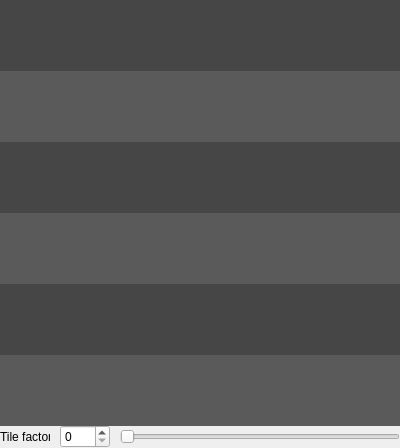
<?xml version="1.0" encoding="UTF-8"?>
<ui version="4.0">
 <class>meshBlendedShaderView</class>
 <widget class="QWidget" name="meshBlendedShaderView">
  <property name="geometry">
   <rect>
    <x>0</x>
    <y>0</y>
    <width>400</width>
    <height>448</height>
   </rect>
  </property>
  <property name="minimumSize">
   <size>
    <width>0</width>
    <height>448</height>
   </size>
  </property>
  <property name="maximumSize">
   <size>
    <width>16777215</width>
    <height>448</height>
   </size>
  </property>
  <property name="windowTitle">
   <string>Form</string>
  </property>
  <layout class="QGridLayout" name="gridLayout">
   <property name="leftMargin">
    <number>0</number>
   </property>
   <property name="topMargin">
    <number>0</number>
   </property>
   <property name="rightMargin">
    <number>0</number>
   </property>
   <property name="bottomMargin">
    <number>0</number>
   </property>
   <property name="horizontalSpacing">
    <number>10</number>
   </property>
   <property name="verticalSpacing">
    <number>0</number>
   </property>
   <item row="6" column="1">
    <widget class="QSpinBox" name="spinBox_tileFactor">
     <property name="minimumSize">
      <size>
       <width>50</width>
       <height>0</height>
      </size>
     </property>
    </widget>
   </item>
   <item row="6" column="0">
    <widget class="QLabel" name="label">
     <property name="minimumSize">
      <size>
       <width>50</width>
       <height>0</height>
      </size>
     </property>
     <property name="maximumSize">
      <size>
       <width>50</width>
       <height>16777215</height>
      </size>
     </property>
     <property name="text">
      <string>Tile factor</string>
     </property>
    </widget>
   </item>
   <item row="6" column="2">
    <widget class="QSlider" name="horizontalSlider_tileFactor">
     <property name="orientation">
      <enum>Qt::Horizontal</enum>
     </property>
    </widget>
   </item>
   <item row="5" column="0" colspan="3">
    <widget class="TextureDrop" name="textureDrop_diffuseB" native="true">
     <property name="sizePolicy">
      <sizepolicy hsizetype="Preferred" vsizetype="Fixed">
       <horstretch>0</horstretch>
       <verstretch>0</verstretch>
      </sizepolicy>
     </property>
     <property name="minimumSize">
      <size>
       <width>0</width>
       <height>71</height>
      </size>
     </property>
     <property name="maximumSize">
      <size>
       <width>16777215</width>
       <height>16777215</height>
      </size>
     </property>
     <property name="styleSheet">
      <string notr="true">background-color: rgb(90, 90, 90);</string>
     </property>
    </widget>
   </item>
   <item row="4" column="0" colspan="3">
    <widget class="TextureDrop" name="textureDrop_diffuseG" native="true">
     <property name="sizePolicy">
      <sizepolicy hsizetype="Preferred" vsizetype="Fixed">
       <horstretch>0</horstretch>
       <verstretch>0</verstretch>
      </sizepolicy>
     </property>
     <property name="minimumSize">
      <size>
       <width>0</width>
       <height>71</height>
      </size>
     </property>
     <property name="styleSheet">
      <string notr="true">background-color: rgb(70, 70, 70);</string>
     </property>
    </widget>
   </item>
   <item row="3" column="0" colspan="3">
    <widget class="TextureDrop" name="textureDrop_diffuseR" native="true">
     <property name="sizePolicy">
      <sizepolicy hsizetype="Preferred" vsizetype="Fixed">
       <horstretch>0</horstretch>
       <verstretch>0</verstretch>
      </sizepolicy>
     </property>
     <property name="minimumSize">
      <size>
       <width>0</width>
       <height>71</height>
      </size>
     </property>
     <property name="maximumSize">
      <size>
       <width>16777215</width>
       <height>16777215</height>
      </size>
     </property>
     <property name="styleSheet">
      <string notr="true">background-color: rgb(90, 90, 90);</string>
     </property>
    </widget>
   </item>
   <item row="2" column="0" colspan="3">
    <widget class="TextureDrop" name="textureDrop_blendmap" native="true">
     <property name="sizePolicy">
      <sizepolicy hsizetype="Preferred" vsizetype="Fixed">
       <horstretch>0</horstretch>
       <verstretch>0</verstretch>
      </sizepolicy>
     </property>
     <property name="minimumSize">
      <size>
       <width>0</width>
       <height>71</height>
      </size>
     </property>
     <property name="styleSheet">
      <string notr="true">background-color: rgb(70, 70, 70);</string>
     </property>
    </widget>
   </item>
   <item row="1" column="0" colspan="3">
    <widget class="TextureDrop" name="textureDrop_glow" native="true">
     <property name="sizePolicy">
      <sizepolicy hsizetype="Preferred" vsizetype="Fixed">
       <horstretch>0</horstretch>
       <verstretch>0</verstretch>
      </sizepolicy>
     </property>
     <property name="minimumSize">
      <size>
       <width>0</width>
       <height>71</height>
      </size>
     </property>
     <property name="maximumSize">
      <size>
       <width>16777215</width>
       <height>16777215</height>
      </size>
     </property>
     <property name="styleSheet">
      <string notr="true">background-color: rgb(90, 90, 90);</string>
     </property>
    </widget>
   </item>
   <item row="0" column="0" colspan="3">
    <widget class="TextureDrop" name="textureDrop_specular" native="true">
     <property name="sizePolicy">
      <sizepolicy hsizetype="Preferred" vsizetype="Fixed">
       <horstretch>0</horstretch>
       <verstretch>0</verstretch>
      </sizepolicy>
     </property>
     <property name="minimumSize">
      <size>
       <width>0</width>
       <height>71</height>
      </size>
     </property>
     <property name="styleSheet">
      <string notr="true">background-color: rgb(70, 70, 70);</string>
     </property>
    </widget>
   </item>
  </layout>
 </widget>
 <customwidgets>
  <customwidget>
   <class>TextureDrop</class>
   <extends>QWidget</extends>
   <header location="global">RootTools/Treenity/Include/TextureDrop.h</header>
   <container>1</container>
  </customwidget>
 </customwidgets>
 <resources/>
 <connections>
  <connection>
   <sender>horizontalSlider_tileFactor</sender>
   <signal>valueChanged(int)</signal>
   <receiver>spinBox_tileFactor</receiver>
   <slot>setValue(int)</slot>
   <hints>
    <hint type="sourcelabel">
     <x>145</x>
     <y>431</y>
    </hint>
    <hint type="destinationlabel">
     <x>78</x>
     <y>439</y>
    </hint>
   </hints>
  </connection>
  <connection>
   <sender>spinBox_tileFactor</sender>
   <signal>valueChanged(int)</signal>
   <receiver>horizontalSlider_tileFactor</receiver>
   <slot>setValue(int)</slot>
   <hints>
    <hint type="sourcelabel">
     <x>78</x>
     <y>428</y>
    </hint>
    <hint type="destinationlabel">
     <x>243</x>
     <y>435</y>
    </hint>
   </hints>
  </connection>
 </connections>
</ui>
